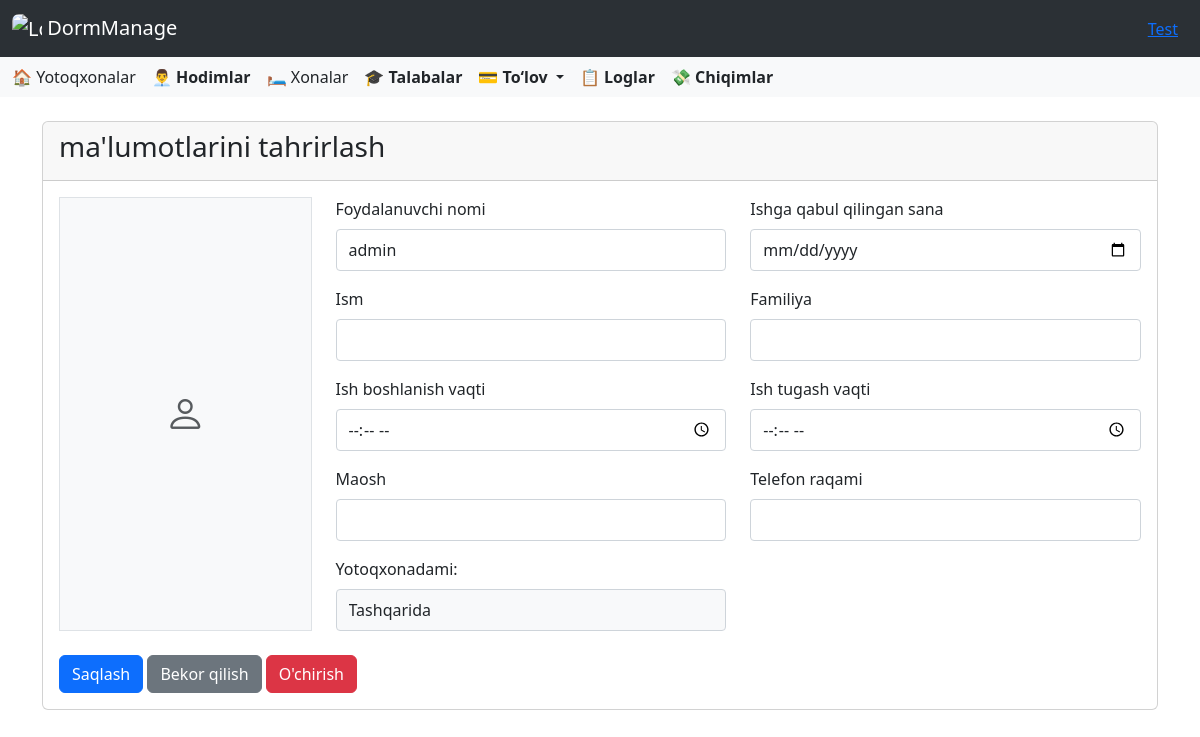
/employees/1/update/ (signed in), run on an earlier commit of the app's database.
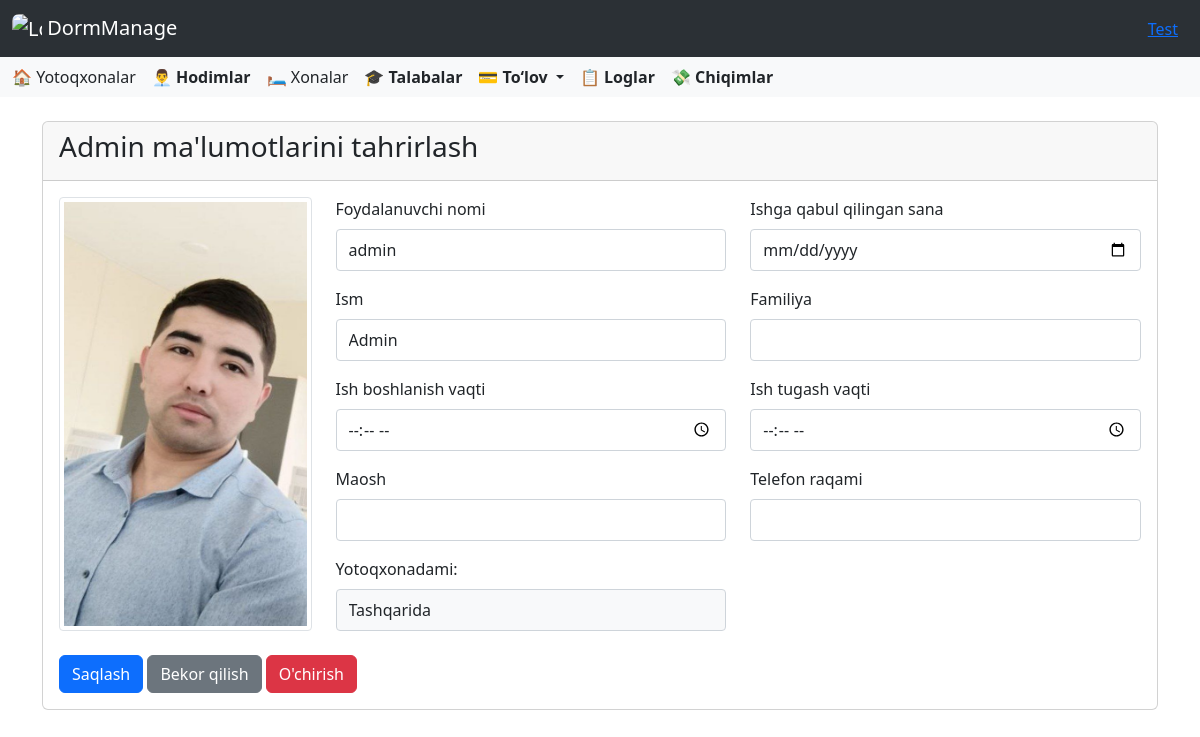
And on a later commit of the database.
### accounts/models.py (models this page shows, shortened)
class CustomUser(AbstractUser):
    ROLE_CHOICES = [
        ('director', 'Direktor'),
        ('employee', 'Xodim'),
    ]
    role = models.CharField(
        max_length=10,
        choices=ROLE_CHOICES,
        default='other',
        verbose_name='Lavozim'
    )
    work_start = models.TimeField(
        verbose_name='Ish boshlanish vaqti',
        null=True,
        blank=True
    )
    work_end = models.TimeField(
        verbose_name='Ish tugash vaqti',
        null=True,
        blank=True
    )
    phone_number = models.CharField(
        max_length=20,
        blank=True,
        verbose_name='Telefon raqami'
    )
    hire_date = models.CharField(
        max_length=10,
        null=True,
        blank=True,
        verbose_name='Ishga qabul qilingan sana'
    )
    photo = models.ImageField(
        upload_to=staff_photo_upload_path,
        blank=False,
        null=False,
        verbose_name='Hodim surati'
    )
    salary = models.PositiveIntegerField(
        verbose_name='Maosh',
        null=True,
        blank=True,
        help_text="Hodimning maoshi (so'mda)"
    )
    is_in_dormitory = models.BooleanField(default=False)

### accounts/views.py (the view, shortened to what this page needs)
# urls.py: path('<int:pk>/update/', EmployeeUpdateView.as_view(), name='employee_update'),
class EmployeeUpdateView(LoginRequiredMixin, DirectorAccessMixin, UpdateView):
    model = CustomUser
    form_class = CustomUserUpdateForm
    template_name = 'accounts/employee_update.html'
    success_url = reverse_lazy('employees')
    def get_context_data(self, **kwargs):
        context = super().get_context_data(**kwargs)
        context['title'] = f"{self.object.first_name} ma'lumotlarini tahrirlash"
        return context

### accounts/forms.py
class CustomUserUpdateForm(UserChangeForm):
    password = None  # Parolni bu yerda ko'rsatmaymiz, alohida forma orqali o'zgartiriladi
    class Meta:
        model = CustomUser
        fields = [
            'first_name', 'last_name',
            'work_start', 'work_end', 'phone_number',
            'hire_date', 'salary'
        ]
        widgets = {
            'work_start': forms.TimeInput(attrs={'type': 'time'}),
            'work_end': forms.TimeInput(attrs={'type': 'time'}),
            'hire_date': forms.DateInput(attrs={'type': 'date'}),
        }
    def __init__(self, *args, **kwargs):
        super().__init__(*args, **kwargs)
        self.fields['work_start'].label = 'Ish boshlanish vaqti'
        self.fields['work_end'].label = 'Ish tugash vaqti'
        self.fields['phone_number'].label = 'Telefon raqami'
        self.fields['hire_date'].label = 'Ishga qabul qilingan sana'
        self.fields['salary'].label = 'Maosh'
        self.fields['salary'].help_text = "Hodimning maoshi (so'mda)"

### accounts/views.py (called while the page is built)
    def test_func(self):
        return hasattr(self.request.user, 'director')

### templates/accounts/employee_update.html (shortened to what the changed rows need)
{% extends 'base.html' %}
{% block content %}
<div class="container mt-4">
    <div class="card">
        <div class="card-header">
            <h3 class="card-title">{{ object.get_full_name }} ma'lumotlarini tahrirlash</h3>
        </div>
        <div class="card-body">
            <form method="post" enctype="multipart/form-data">
                <div class="row mb-4">
                    <div class="col-md-3">
                        {% if object.photo %}
                            <img src="{{ object.photo.url }}" alt="Hodim surati" class="img-thumbnail w-100 h-100 object-fit-cover">
                        {% else %}
                            <div class="bg-light text-center d-flex align-items-center justify-content-center w-100 h-100 border">
                                <i class="bi bi-person fs-1 text-muted"></i>
                            </div>
                        {% endif %}
                    </div>
                    <div class="col-md-9">
                        <div class="row mb-3">
                            <div class="col-md-6">
                                <label for="id_username" class="form-label">Foydalanuvchi nomi</label>
                                <input type="text" name="username" value="{{ form.instance.username }}" class="form-control" id="id_username" readonly>
                            </div>
                            <div class="col-md-6">
                                <label for="id_hire_date" class="form-label">Ishga qabul qilingan sana</label>
                                <input type="date" name="hire_date" value="{{ form.instance.hire_date }}" class="form-control" id="id_hire_date">
                            </div>
                        </div>
                        <div class="row mb-3">
                            <div class="col-md-6">
                                <label for="id_first_name" class="form-label">Ism</label>
                                <input type="text" name="first_name" value="{{ form.instance.first_name }}" class="form-control" id="id_first_name">
                            </div>
                        </div>
                        <div class="row">
                            <div class="col-md-6">
                                <label for="id_salary" class="form-label">Maosh</label>
                                <input type="number" name="salary" value="{{ form.instance.salary }}" class="form-control" id="id_salary">
                            </div>
                        </div>
                        <div class="row mt-3">
    <div class="col-md-6">
        <label class="form-label">Yotoqxonadami:</label>
        <input type="text"
               class="form-control bg-light"
               value="{{ object.is_in_dormitory|yesno:'Ichkarida,Tashqarida' }}"
               readonly>
    </div>
</div>
                    </div>
                </div>
            </form>
        </div>
    </div>
</div>
{% endblock %}

What changed in the data, as far as the page shows it:
changed CustomUser "admin": get_full_name (not shown) → "Admin"; photo: picture added; first_name (not shown) → "Admin"
